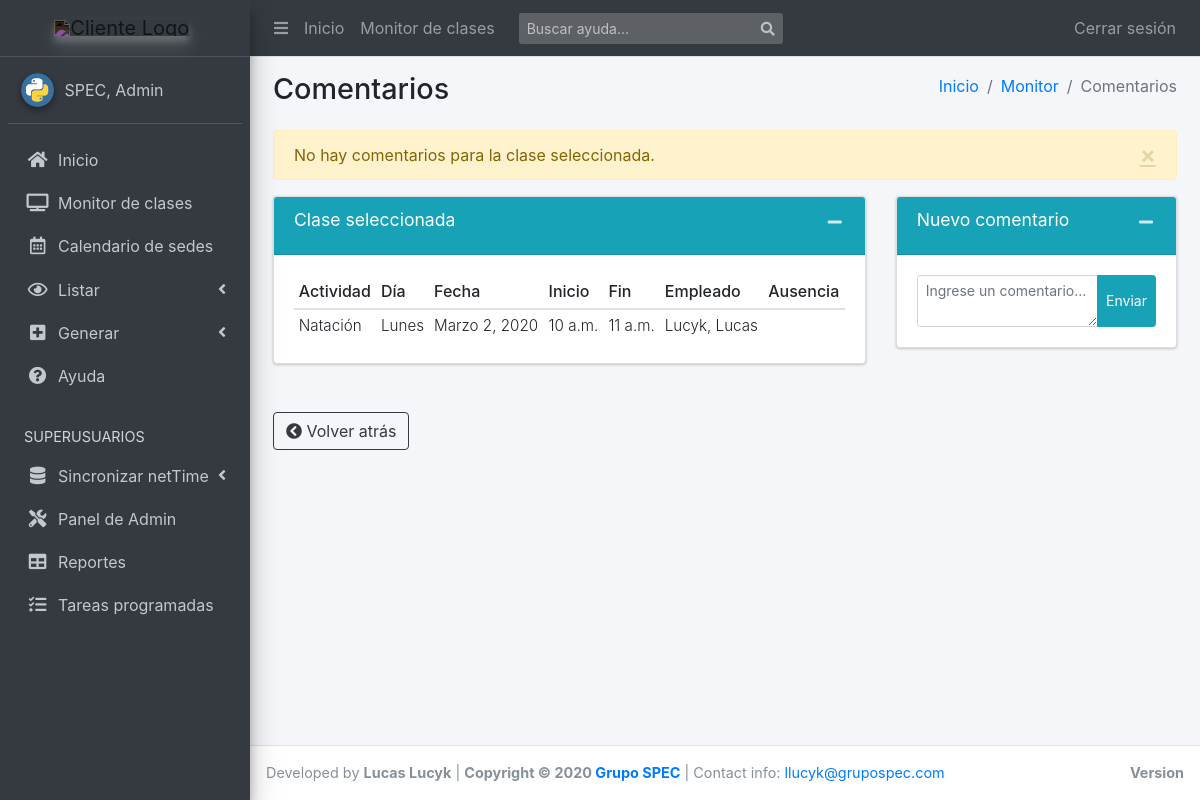
Page /clases/5/comentarios/ (signed in) on the earlier database version.
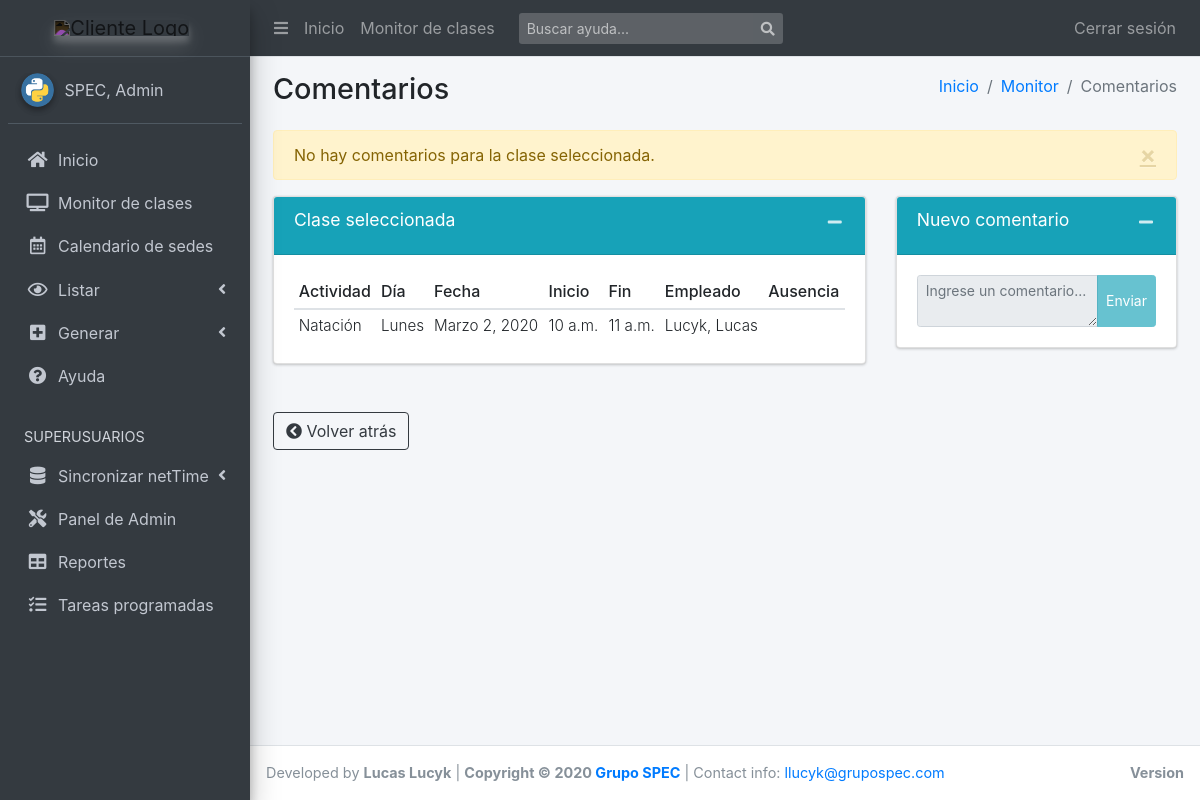
Same page on the later database version.
### scg_app/views.py (the view, shortened to what this page needs)
@login_required
def comments_of_class(request, id_clase: int, context=None):
    template = "apps/scg_app/clase/comentarios.html"
    clase = get_object_or_404(Clase, pk=id_clase)
    if not request.user.has_sede_permission(clase.sede):
        messages.error(
            request, "No tiene permisos para la sede de esta clase.")
        return render(request, template, context)
    form = ComentarioForm()
    comments = [comment.comentario for comment in clase.comentarios.all()]
    context = {
        "clase": clase,
        "comentarios": comments,
        "form": form,
    }
    return render(request, template, context)

### scg_app/forms.py
class ComentarioForm(forms.Form):
    comentario = forms.CharField(widget=forms.Textarea, required=False)
    comentario.widget.attrs.update({
        'class': 'form-control',
        'rows': '2',
        'placeholder': 'Ingrese un comentario...',
    })

### scg_app/models.py (called while the page is built)
    def __str__(self):
        return '{}, {}'.format(
            self.apellido,
            self.nombre if self.nombre else ''
        )

### scg_app/utils.py (called while the page is built)
def has_sede_permission(user, *sedes, operator: str = "AND"):
    if user.is_superuser:
        return True
    if operator == "AND":
        return all(sede in user.sedes.all() for sede in sedes)
    if operator == "OR":
        return any(sede in user.sedes.all() for sede in sedes)
    return False

### templates/apps/scg_app/clase/comentarios.html (shortened to what this page needs)
{% extends "base_template.html" %}
{% block namepage %}Comentarios{% endblock %}
{% block route %}
  <li class="breadcrumb-item"><a href="{% url 'index' %}">Inicio</a></li>
  <li class="breadcrumb-item"><a href="{% url 'clases_view' %}">Monitor</a></li>
  <li class="breadcrumb-item active">Comentarios</li>
{% endblock route %}
{% block content %}
  {% if messages or not comentarios %}
    <div class="row">
      <div class="col-md-12">
        {% if not comentarios %}
          <div class="alert alert-warning alert-dismissible" >
            <a href="#" class="close" data-dismiss="alert" aria-label="close">&times;</a>
              No hay comentarios para la clase seleccionada.
          </div>
        {% endif %}
      </div>
    </div>
  {% endif %}
  <div class="row">
    {% if clase %}
      <div class="col-md-8">
        <div class="card card-info">
          <div class="card-header">
            <h3 class="card-title">Clase seleccionada</h3>
            <div class="card-tools">
              <button type="button" class="btn btn-tool" data-card-widget="collapse">
                <i class="fas fa-minus"></i>
              </button>
            </div>
          </div>
          <div class="card-body">
            <table class="table table-sm table-responsive-sm">
              <thead>
                <tr>
                  <th>Actividad</th>
                  <th>D&iacute;a</th>
                  <th>Fecha</th>
                  <th>Inicio</th>
                  <th>Fin</th>
                  <th>Empleado</th>
                  <th>Ausencia</th>
                </tr>
              </thead>
              <tbody>
                  <tr>
                    <td>{{ clase.actividad.nombre }}</td>
                    <td>{{ clase.get_dia_semana_display }}</td>
                    <td>{{ clase.fecha }}</td>
                    <td>{{ clase.horario_desde }}</td>
                    <td>{{ clase.horario_hasta }}</td>
                    <td>{{ clase.empleado }}</td>
                    <td>{{ clase.ausencia.nombre }}</td>
                  </tr>
              </tbody>
            </table>
          </div>
        </div>
      </div>
      <div class="col-md-4">
        <div class="card card-info collapsing-card">
          <div class="card-header">
            <h3 class="card-title">Nuevo comentario</h3>
            <div class="card-tools">
              <button type="button" class="btn btn-tool" data-card-widget="collapse"><i class="fas fa-minus"></i>
              </button>
            </div>
          </div>
          <div class="card-body">
            <form role="form" method="POST">
              {% if clase.locked %}<fieldset disabled>{% endif %}
              <div class="input-group input-group-sm">
                {{ form.comentario }}
                <span class="input-group-append">
                  <button name="add_comment" type="submit" class="btn btn-info btn-flat">Enviar</button>
                </span>
              </div>
              {% if clase.locked %}</fieldset>{% endif %}
            </form>
          </div>
        </div>
      </div>
    {% endif %}
    <div class="col-md-12 mt-3">
      <p><a href="javascript: window.history.back();" class="btn btn-outline-dark" role="button">
        <i class="fas fa-chevron-circle-left"></i> Volver atr&aacute;s
      </a></p>
    </div>
  </div>
{% endblock %}
{% block extra_js %}
  {% load static %}
{% endblock %}

Differences in the rows shown:
changed Clase "Lunes": locked False → True (drawn)
